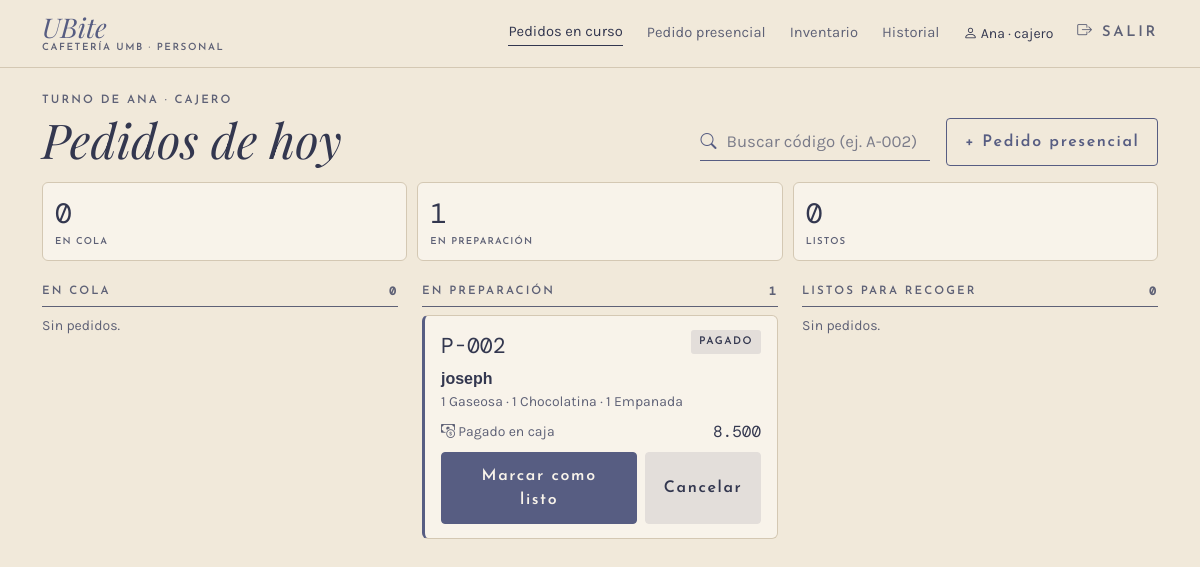
Page /caja/ (signed in) on the earlier database version.
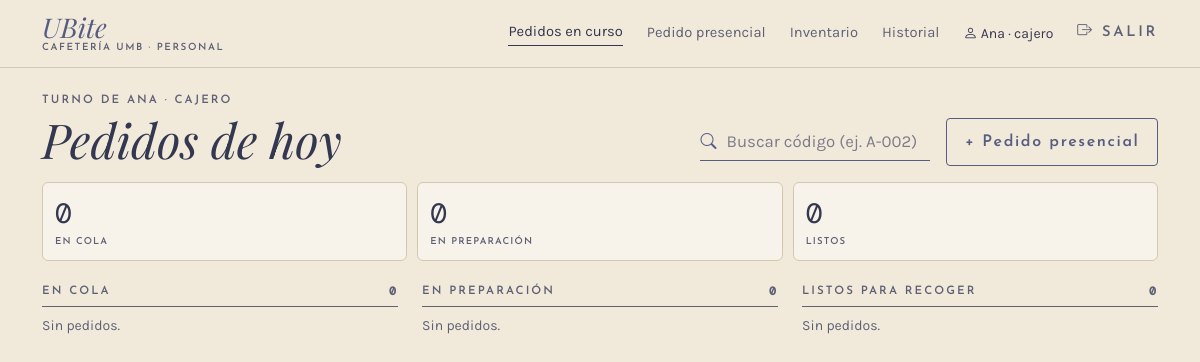
Same page on the later database version.
### app/models.py (models this page shows, shortened)
class Usuario(UserMixin, db.Model):
    __tablename__ = "usuario"
    __table_args__ = (
        db.CheckConstraint("rol IN ('cajero', 'administrador')", name="ck_usuario_rol"),
    )
    id_usuario = db.Column(db.Integer, primary_key=True, autoincrement=True)
    nombre = db.Column(db.Text, nullable=False)
    rol = db.Column(db.Text, nullable=False)
    username = db.Column(db.Text, nullable=False, unique=True)
    password_hash = db.Column(db.Text, nullable=False)
    activo = db.Column(db.Boolean, nullable=False, default=True)
    @property
    def is_active(self):
        return bool(self.activo)

class Pedido(db.Model):
    __tablename__ = "pedido"
    __table_args__ = (
        db.CheckConstraint("origen IN ('qr', 'presencial')", name="ck_pedido_origen"),
        db.CheckConstraint(
            "estado IN ('en_cola', 'en_preparacion', 'listo', 'entregado', 'cancelado')",
            name="ck_pedido_estado"),
        db.CheckConstraint("total >= 0", name="ck_pedido_total"),
    )
    TRANSICIONES = {
        "en_cola": {"en_preparacion", "listo", "cancelado"},
        "en_preparacion": {"listo", "cancelado"},
        "listo": {"entregado", "cancelado"},
        "entregado": set(),
        "cancelado": set(),
    }
    id_pedido = db.Column(db.Integer, primary_key=True, autoincrement=True)
    codigo = db.Column(db.Text, nullable=False, unique=True)
    id_cliente = db.Column(db.Integer, db.ForeignKey("cliente.id_cliente"), nullable=False)
    id_usuario = db.Column(db.Integer, db.ForeignKey("usuario.id_usuario"))
    fecha_hora = db.Column(db.DateTime, nullable=False, default=ahora)
    origen = db.Column(db.Text, nullable=False)
    estado = db.Column(db.Text, nullable=False, default="en_cola")
    total = db.Column(db.Float, nullable=False, default=0)
    cliente = db.relationship("Cliente", back_populates="pedidos")
    usuario = db.relationship("Usuario")
    detalles = db.relationship("DetallePedido", back_populates="pedido", lazy=True,
                               cascade="all, delete-orphan")
    pagos = db.relationship("Pago", back_populates="pedido", lazy=True)
    transacciones = db.relationship("Transaccion", back_populates="pedido", lazy=True)
    notificaciones = db.relationship("Notificacion", back_populates="pedido", lazy=True)

class Cliente(db.Model):
    __tablename__ = "cliente"
    id_cliente = db.Column(db.Integer, primary_key=True, autoincrement=True)
    nombre = db.Column(db.Text, nullable=False)
    telefono = db.Column(db.Text, nullable=False)
    fecha_registro = db.Column(db.DateTime, nullable=False, default=ahora)
    suscripcion_push = db.Column(db.Text)
    pedidos = db.relationship("Pedido", back_populates="cliente", lazy=True)

class DetallePedido(db.Model):
    __tablename__ = "detalle_pedido"
    __table_args__ = (
        db.CheckConstraint("cantidad > 0", name="ck_detalle_cantidad"),
        db.CheckConstraint("precio_unitario > 0", name="ck_detalle_precio"),
        db.CheckConstraint("subtotal >= 0", name="ck_detalle_subtotal"),
    )
    id_detalle = db.Column(db.Integer, primary_key=True, autoincrement=True)
    id_pedido = db.Column(db.Integer, db.ForeignKey("pedido.id_pedido"), nullable=False)
    id_producto = db.Column(db.Integer, db.ForeignKey("producto.id_producto"), nullable=False)
    cantidad = db.Column(db.Integer, nullable=False)
    precio_unitario = db.Column(db.Float, nullable=False)
    subtotal = db.Column(db.Float, nullable=False)
    pedido = db.relationship("Pedido", back_populates="detalles")
    producto = db.relationship("Producto")

class Producto(db.Model):
    __tablename__ = "producto"
    __table_args__ = (
        db.CheckConstraint("precio > 0", name="ck_producto_precio"),
        db.CheckConstraint("stock_actual >= 0", name="ck_producto_stock"),
        db.CheckConstraint("stock_minimo >= 0", name="ck_producto_minimo"),
    )
    id_producto = db.Column(db.Integer, primary_key=True, autoincrement=True)
    nombre = db.Column(db.Text, nullable=False)
    descripcion = db.Column(db.Text)
    precio = db.Column(db.Float, nullable=False)
    stock_actual = db.Column(db.Integer, nullable=False, default=0)
    stock_minimo = db.Column(db.Integer, nullable=False, default=0)
    activo = db.Column(db.Boolean, nullable=False, default=True)
    id_categoria = db.Column(db.Integer, db.ForeignKey("categoria.id_categoria"), nullable=False)
    categoria = db.relationship("Categoria", back_populates="productos")

### app/routes/caja.py (the view)
@bp.route("/")
@rol_requerido(*PERSONAL)
def cola():
    pedidos = servicios.cola_activa()
    columnas = {e: [p for p in pedidos if p.estado == e] for e in servicios.ACTIVOS}
    buscar = request.args.get("buscar", "").strip()
    encontrado = servicios.buscar_pedido(buscar) if buscar else None
    return render_template("caja/cola.html", columnas=columnas, buscar=buscar,
                           encontrado=encontrado)

### app/__init__.py (called while the page is built)
def pesos(valor):
    return f"{valor:,.0f}".replace(",", ".")

@login_manager.user_loader
def cargar_usuario(id_usuario):
    from .models import Usuario
    return db.session.get(Usuario, int(id_usuario))

### app/database.py (called while the page is built)
@event.listens_for(Engine, "begin")
def _iniciar(conexion):
    conexion.exec_driver_sql("BEGIN IMMEDIATE" if _escritura.get() else "BEGIN")

### app/routes/__init__.py (called while the page is built)
def rol_requerido(*roles):
    def decorador(vista):
        @wraps(vista)
        @login_required
        def envoltura(*args, **kwargs):
            if current_user.rol not in roles:
                abort(403)
            return vista(*args, **kwargs)
        return envoltura
    return decorador

def datos_menu():
    if not current_user.is_authenticated:
        return {}
    from flask import request
    admin = current_user.rol == "administrador"
    seccion = request.endpoint
    if seccion in ("inventario.entrada", "inventario.producto"):
        seccion = "inventario.lista"
    return {"es_admin": admin, "seccion": seccion,
            "menu_personal": MENU_ADMIN if admin else MENU_CAJERO,
            "menu_inferior": INFERIOR_ADMIN if admin else INFERIOR_CAJERO}

### app/routes/cliente.py (called while the page is built)
@bp.app_context_processor
def datos_carrito():
    carrito = session.get("carrito", {})
    return {"unidades_carrito": sum(carrito.values())}

### app/servicios.py (called while the page is built)
def cola_activa():
    pagado = exists().where(Pago.id_pedido == Pedido.id_pedido, Pago.estado == "aprobado")
    return (Pedido.query.filter(Pedido.estado.in_(ACTIVOS))
            .order_by(case((pagado, 0), else_=1), Pedido.fecha_hora).all())

### app/templates/caja/cola.html (shortened to what this page needs)
{% extends "caja/_base.html" %}
{% set titulos = {"en_cola": "En cola", "en_preparacion": "En preparación", "listo": "Listos para recoger"} %}
{% set cortos = {"en_cola": "En cola", "en_preparacion": "En preparación", "listo": "Listos"} %}
{% macro tarjeta(p) %}
{% set pago = p.pagos|selectattr("estado", "equalto", "aprobado")|first %}
<div class="tarjeta-pedido {{ 'prioridad' if pago }}">
  <div class="d-flex justify-content-between align-items-start">
    <span class="cod">{{ p.codigo }}</span>
    {% if p.estado == "listo" %}<span class="chip chip-oscuro">Listo</span>
    {% elif pago %}<span class="chip">Pagado</span>
    {% elif p.estado in ("en_cola", "en_preparacion") %}<span class="chip chip-punteado">Pendiente de pago</span>
    {% else %}<span class="chip">{{ ESTADOS[p.estado] }}</span>{% endif %}
  </div>
  <div class="fw-bold mt-1">{{ p.cliente.nombre }}</div>
  <div class="small suave">{% for d in p.detalles %}{{ d.cantidad }} {{ d.producto.nombre }}{% if not loop.last %} · {% endif %}{% endfor %}</div>
  <div class="d-flex justify-content-between align-items-center small mt-2 mb-2">
    <span class="suave">
      {% if pago and pago.metodo == "app" %}<i class="bi bi-phone"></i> Pagado en la app · prioridad
      {% elif pago %}<i class="bi bi-cash-coin"></i> Pagado en caja
      {% else %}<i class="bi bi-cash-coin"></i> Paga en caja al recoger{% endif %}
    </span>
    <span class="mono fs-6">{{ p.total|pesos }}</span>
  </div>
  {% if p.estado in ("en_cola", "en_preparacion", "listo") %}
  <form method="post" action="{{ url_for('caja.cambiar_estado', id_pedido=p.id_pedido) }}" class="d-flex gap-2">
    {% if p.estado == "en_cola" %}
      <button class="btn btn-ubite flex-fill" name="accion" value="preparar">Iniciar preparación</button>
    {% elif p.estado == "en_preparacion" %}
      <button class="btn btn-ubite flex-fill" name="accion" value="listo">Marcar como listo</button>
    {% elif pago %}
      <button class="btn btn-contorno flex-fill" name="accion" value="entregar">Marcar entregado</button>
    {% else %}
      <button class="btn btn-ubite flex-fill" name="accion" value="entregar"
              onclick="return confirm('¿Cobrar $ {{ p.total|pesos }} en efectivo y entregar {{ p.codigo }}?')">Cobrar y entregar</button>
    {% endif %}
    {% if not (pago and pago.metodo == "app") %}
      <button class="btn btn-suave" name="accion" value="cancelar"
              onclick="return confirm('¿Cancelar {{ p.codigo }}?{% if pago %} Hay que devolverle $ {{ pago.monto|pesos }} en efectivo.{% endif %} Los productos vuelven al inventario.')">Cancelar</button>
    {% endif %}
  </form>
  {% endif %}
</div>
{% endmacro %}
{% block panel %}
<div class="d-flex flex-wrap justify-content-between align-items-end gap-3 mb-3">
  <div>
    <p class="etiqueta mb-1">Turno de {{ current_user.nombre.split(' ')[0] }} · {{ current_user.rol }}</p>
    <h1 class="titulo display-5 mb-0">Pedidos de hoy</h1>
  </div>
  <div class="d-flex flex-wrap gap-3 align-items-center">
    <form method="get" class="campo-icono buscador"><i class="bi bi-search"></i>
      <input class="form-control linea-campo" name="buscar" value="{{ buscar }}" placeholder="Buscar código (ej. A-002)">
    </form>
    <a class="btn btn-contorno d-none d-lg-inline-block" href="{{ url_for('caja.presencial') }}">+ Pedido presencial</a>
  </div>
</div>
<div class="resumen-estados mb-4">
  {% for estado, pedidos in columnas.items() %}
  <a href="#col-{{ estado }}" class="tarjeta"><span class="mono fs-3">{{ pedidos|length }}</span><span class="etiqueta">{{ cortos[estado] }}</span></a>
  {% endfor %}
</div>
<div class="row g-4">
  {% for estado, pedidos in columnas.items() %}
  <section class="col-lg-4 columna-cola" id="col-{{ estado }}">
    <h2 class="etiqueta"><span>{{ titulos[estado] }}</span><span class="mono">{{ pedidos|length }}</span></h2>
    {% for p in pedidos %}{{ tarjeta(p) }}{% else %}<p class="small suave">Sin pedidos.</p>{% endfor %}
  </section>
  {% endfor %}
</div>
{% endblock %}

### app/templates/caja/_base.html (shortened to what this page needs)
{% extends "base.html" %}
{% block clase_main %}{{ 'con-lateral' if es_admin }} container-xl py-4 con-barra-inferior{% endblock %}
{% block encabezado %}
<header class="barra {{ 'd-lg-none' if es_admin }}">
  <div class="container-xl d-flex justify-content-between align-items-center">
    <a class="marca {% if titulo_barra %}d-none d-lg-inline-block{% endif %}" href="{{ url_for(menu_personal[0][0]) }}">
      <span class="nombre">UBite</span><span class="sub">Cafetería UMB · Personal</span>
    </a>
    {% if not es_admin %}
    <nav class="nav-personal d-none d-lg-flex gap-4 align-items-center">
      {% for ruta, texto, _ in menu_personal %}
      <a href="{{ url_for(ruta) }}" class="{{ 'activo' if seccion == ruta }}">{{ texto }}</a>
      {% endfor %}
      <span class="small"><i class="bi bi-person"></i> {{ current_user.nombre.split(' ')[0] }} · {{ current_user.rol }}</span>
      <a href="{{ url_for('auth.salir') }}" class="etiqueta"><i class="bi bi-box-arrow-right"></i> Salir</a>
    </nav>
    {% endif %}
  </div>
</header>
{% endblock %}
{% block contenido %}
{% block panel %}{% endblock %}
{% endblock %}

### app/templates/base.html (shortened to what this page needs)
<!DOCTYPE html>
<html lang="es">
<head>
  <link href="{{ url_for('static', filename='vendor/fuentes/fuentes.css') }}" rel="stylesheet">
  <link href="{{ url_for('static', filename='vendor/bootstrap/bootstrap.min.css') }}" rel="stylesheet">
  <link href="{{ url_for('static', filename='vendor/bootstrap-icons/bootstrap-icons.min.css') }}" rel="stylesheet">
  <link href="{{ url_for('static', filename='css/ubite.css') }}" rel="stylesheet">
</head>
<body>
  {% block encabezado %}{% endblock %}
  <main class="{% block clase_main %}container contenedor-movil py-4{% endblock %}">
    {% block contenido %}{% endblock %}
  </main>
</body>
</html>

### app/static/css/ubite.css (style rules this page uses)
:root { --papel: #F1E9DA; --papel-claro: #F8F3EA; --lavado: #E3DEDA; --linea: #D4C8B3; --tinta: #575D82; --tinta-oscura: #33374F; --tinta-suave: #5E6176; --alerta: #8A3B2E; --f-titulo: "Playfair Display", Georgia, serif; --f-etiqueta: "Josefin Sans", Arial, sans-serif; --f-texto: "Karla", Arial, sans-serif; --f-mono: "DM Mono", "Courier New", monospace; --bs-body-bg: var(--papel); --bs-body-color: var(--tinta-oscura); --bs-body-font-family: var(--f-texto); --bs-border-color: var(--linea); --bs-link-color-rgb: 51, 55, 79; --bs-link-hover-color-rgb: 87, 93, 130; }
html { background: var(--papel); }
body { min-height: 100vh; background: var(--papel); color: var(--tinta-oscura); font-family: var(--f-texto); }
.titulo { font-family: var(--f-titulo); font-style: italic; font-weight: 400; color: var(--tinta-oscura); line-height: 1.1; }
.etiqueta { font-family: var(--f-etiqueta); font-weight: 600; font-size: .72rem; letter-spacing: .18em; text-transform: uppercase; color: var(--tinta-suave); }
.mono { font-family: var(--f-mono); }
.suave { color: var(--tinta-suave); }
.barra { border-bottom: 1px solid var(--linea); padding: 14px 0; background: var(--papel); }
.marca { text-decoration: none; display: inline-block; line-height: 1; }
.marca .nombre { font-family: var(--f-titulo); font-style: italic; font-size: 1.7rem; color: var(--tinta); }
.marca .sub { display: block; margin-top: 2px; font-family: var(--f-etiqueta); font-weight: 600; font-size: .62rem; letter-spacing: .16em; text-transform: uppercase; color: var(--tinta-suave); }
.nav-personal a { font-size: .92rem; color: var(--tinta-suave); text-decoration: none; padding-bottom: 2px; }
.nav-personal a.activo, .nav-personal a:hover { color: var(--tinta-oscura); border-bottom: 1px solid var(--tinta-oscura); }
.btn { font-family: var(--f-etiqueta); font-weight: 600; letter-spacing: .1em; border-radius: 4px; padding: .7rem 1.1rem; }
.btn-contorno { background: transparent; border: 1px solid var(--tinta); color: var(--tinta); }
.form-control.linea-campo { background: transparent; border: 0; border-bottom: 1px solid var(--tinta); border-radius: 0; padding-left: 0; font-size: 1.05rem; color: var(--tinta-oscura); }
.campo-icono { display: flex; align-items: center; gap: 10px; border-bottom: 1px solid var(--tinta); }
.campo-icono i { color: var(--tinta); }
.campo-icono .linea-campo { border-bottom: 0; }
.form-control::placeholder { color: var(--tinta-suave); opacity: .8; }
.buscador { min-width: 230px; }
.tarjeta { display: block; background: var(--papel-claro); border: 1px solid var(--linea); border-radius: 6px; padding: 16px 18px; }
.resumen-estados { display: grid; grid-template-columns: repeat(3, 1fr); gap: 10px; }
.resumen-estados .tarjeta { text-decoration: none; color: var(--tinta-oscura); display: flex; flex-direction: column; padding: 10px 12px; }
.resumen-estados .etiqueta { font-size: .6rem; letter-spacing: .12em; }
.columna-cola h2 { border-bottom: 1.5px solid var(--tinta-suave); padding-bottom: 8px; display: flex; justify-content: space-between; }

Differences in the rows shown:
no longer on this page (row edited): Pedido: codigo "P-002", estado "PAGADO", cliente.nombre "joseph", total|pesos "8.500"
no longer on this page (row unchanged): DetallePedido: cantidad "1", producto.nombre "Gaseosa"
no longer on this page (row unchanged): DetallePedido: cantidad "1", producto.nombre "Chocolatina"
no longer on this page (row unchanged): DetallePedido: cantidad "1", producto.nombre "Empanada"
Other differences:
new list line: "0 EN PREPARACIÓN"
new list line: "EN PREPARACIÓN 0 Sin pedidos."
list line gone: "1 EN PREPARACIÓN"
list line gone: "EN PREPARACIÓN 1"
